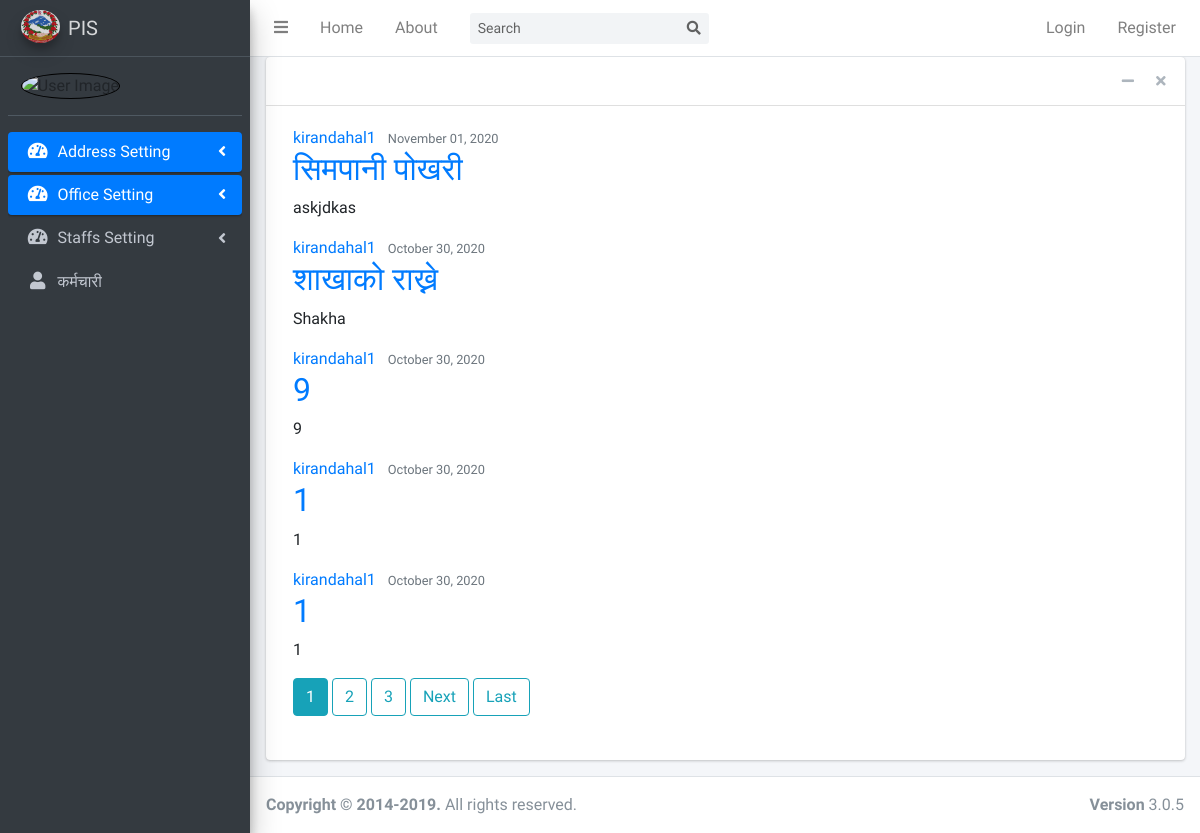
/, run on an earlier commit of the app's database.
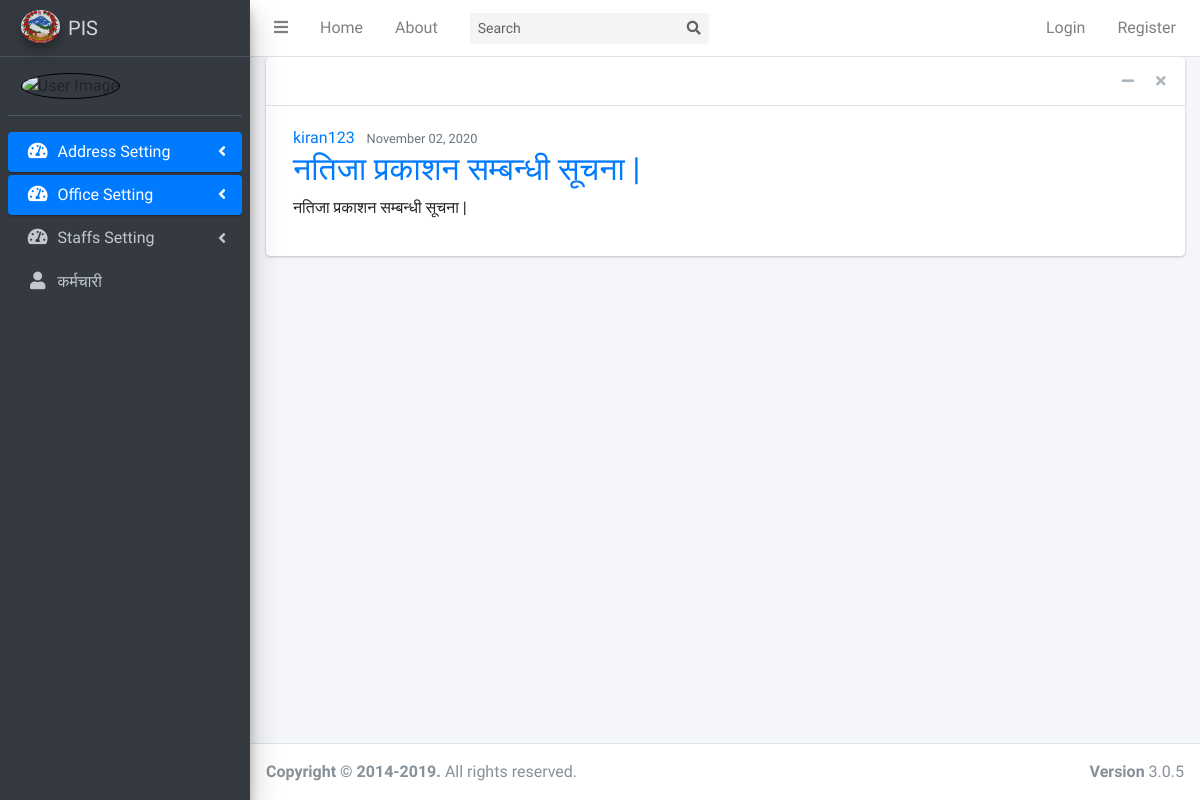
And on a later commit of the database.
### blog/models.py (models this page shows, shortened)
class Post(models.Model):
    title = models.CharField(max_length=100)
    content = models.TextField()
    date_posted = models.DateTimeField(default=timezone.now)
    author = models.ForeignKey(User, on_delete=models.CASCADE)

### blog/views.py (the view)
# urls.py: path('', PostListView.as_view(), name='blog-home'),
class PostListView(ListView):
	model = Post
	template_name = 'blog/home.html'
	context_object_name = 'posts'
	ordering = ['-date_posted']
	paginate_by = 5

### blog/templates/blog/home.html (shortened to what this page needs)
{% extends "blog/base.html" %}
{% block content %}
        {% for post in posts %}
            <article class="media content-section">
                <div class="media-body">
                    <div class="article-metadata">
                        <a class="mr-2" href="{% url 'user-post' post.author.username %}">{{ post.author }}</a>
                        <small class="text-muted">{{ post.date_posted|date:"F d, Y" }}</small>
                    </div>
                    <h2><a class="article-title" href="{% url 'post-detail' post.id %}">{{ post.title }}</a></h2>
                    <p class="article-content">{{ post.content }}</p>
                </div>
            </article>
        {% endfor %}
    {% if is_paginated %}
      {% for num in page_obj.paginator.page_range %}
        {% if page_obj.number == num %}
          <a class="btn btn-info mb-4" href="?page={{ num }}">{{ num }}</a>
        {% elif num > page_obj.number|add:'-3' and num < page_obj.number|add:'3' %}
          <a class="btn btn-outline-info mb-4" href="?page={{ num }}">{{ num }}</a>
        {% endif %}
      {% endfor %}
      {% if page_obj.has_next %}
        <a class="btn btn-outline-info mb-4" href="?page={{ page_obj.next_page_number }}">Next</a>
        <a class="btn btn-outline-info mb-4" href="?page={{ page_obj.paginator.num_pages }}">Last</a>
      {% endif %}
    {% endif %}
{% endblock content %}

What changed in the data, as far as the page shows it:
removed Post: author "kirandahal1", date_posted "November 01, 2020", title "सिमपानी पोखरी", content "askjdkas"
removed Post: author "kirandahal1", date_posted "October 30, 2020", title "शाखाको राख्ने", content "Shakha"
removed Post: author "kirandahal1", date_posted "October 30, 2020", title "9", content "9"
removed Post: author "kirandahal1", date_posted "October 30, 2020", title "1", content "1"
removed Post: author "kirandahal1", date_posted "October 30, 2020", title "1", content "1"
now on this page (row edited): Post: author "kiran123", date_posted "November 02, 2020", title "नतिजा प्रकाशन सम्बन्धी सूचना |", content "नतिजा प्रकाशन सम्बन्धी सूचना |"
Also different on the page:
list line gone: "1"
list line gone: "2"
list line gone: "3"
text no longer shown: "Next Last"
